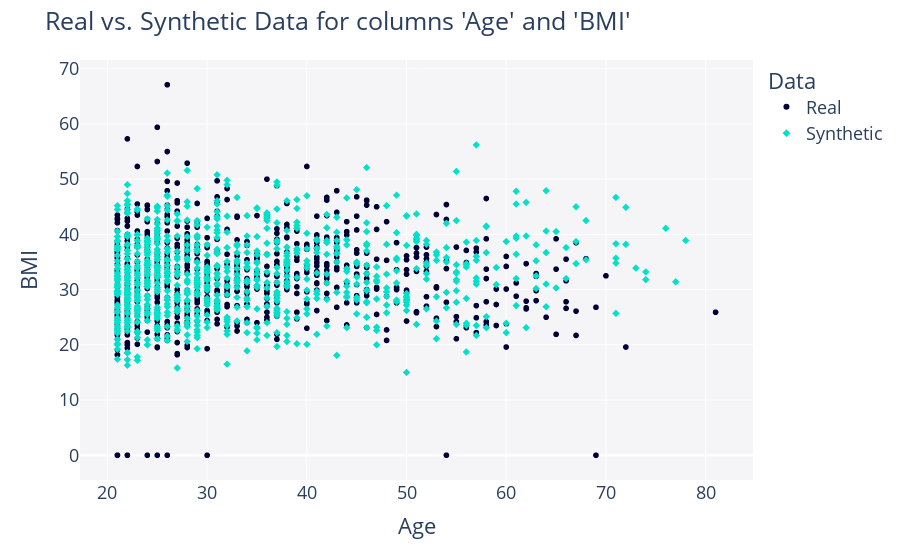

The code cell stored with this chart in its notebook:
### Code cell
from sdv.evaluation.single_table import get_column_pair_plot

fig = get_column_pair_plot(
    real_data=data,
    synthetic_data=synt_data,
    metadata=metadata,
    column_names=['Age', 'BMI'],
    )
    
fig.show(renderer='vscode')

### Figure 1 — Plotly figure (JSON) as saved in the notebook; plotly's stock layout.template omitted (floating-point values rounded to 4 significant figures; data arrays with more than 128 entries replaced by an {"elided": "..."} marker saying what was removed)
{"data": [{"hovertemplate": "Data=Real<br>Age=%{x}<br>BMI=%{y}<extra></extra>", "legendgroup": "Real", "marker": {"color": "#000036", "symbol": "circle"}, "mode": "markers", "name": "Real", "showlegend": true, "type": "scattergl", "x": {"elided": "768 int values"}, "xaxis": "x", "y": {"elided": "768 float values"}, "yaxis": "y"}, {"hovertemplate": "Data=Synthetic<br>Age=%{x}<br>BMI=%{y}<extra></extra>", "legendgroup": "Synthetic", "marker": {"color": "#01E0C9", "symbol": "diamond"}, "mode": "markers", "name": "Synthetic", "showlegend": true, "type": "scattergl", "x": {"elided": "768 int values"}, "xaxis": "x", "y": {"elided": "768 float values"}, "yaxis": "y"}], "layout": {"font": {"size": 18}, "legend": {"title": {"text": "Data"}, "tracegroupgap": 0}, "margin": {"t": 60}, "plot_bgcolor": "#F5F5F8", "title": {"text": "Real vs. Synthetic Data for columns 'Age' and 'BMI'"}, "xaxis": {"anchor": "y", "domain": [0, 1], "title": {"text": "Age"}}, "yaxis": {"anchor": "x", "domain": [0, 1], "title": {"text": "BMI"}}}}
